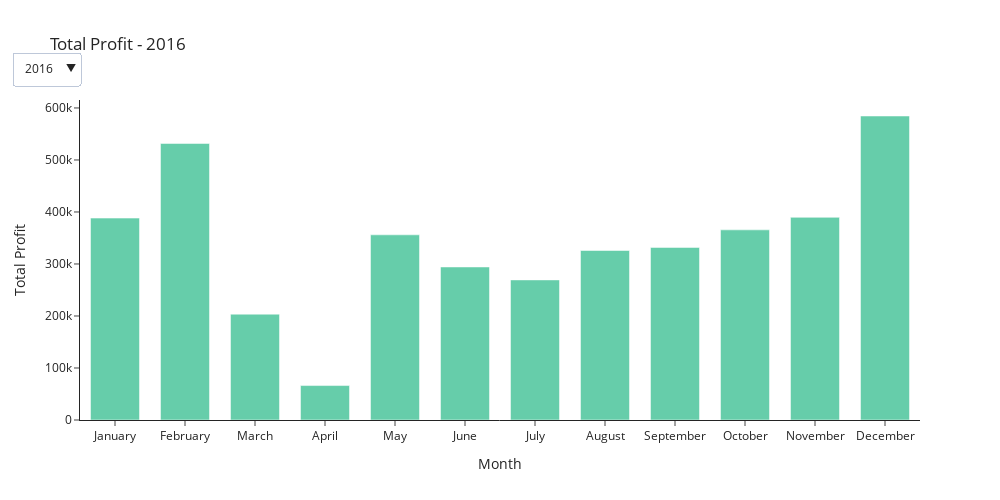

Notebook cell for this chart:
### Markdown cell above
#### Total Profit Sales by Month and Year

### Code cell
# Sort Month value
month_dict = {
    'January': 1, 'February': 2, 'March': 3, 'April': 4, 'May': 5, 'June': 6,
    'July': 7, 'August': 8, 'September': 9, 'October': 10, 'November': 11, 'December': 12
}

# Get years value
years = sales_data['Order_Year'].unique()

# Tạo traces cho từng năm (ẩn đi, chỉ hiện trace ban đầu)
traces = []
for year in years:
    sales_data_a_year = sales_data[sales_data['Order_Year'] == year]
    sales_data_a_year.sort_values('Order_Month' , key = lambda x : x.apply(lambda y : month_dict[y]) , inplace = True)

    traces.append(go.Bar(
        x=sales_data_a_year['Order_Month'],
        y=sales_data_a_year['Profit'],
        name=f"Total Profit ({year})",
        marker_color='mediumaquamarine',
        visible=(year == years[0]),  # chỉ hiện năm đầu
        yaxis='y1'
    ))

# Tạo buttons lọc theo năm
buttons = []
for i, year in enumerate(years):
    visibility = [False] * len(traces)
    visibility[i] = True     # bar
    
    buttons.append(dict(
        label=str(year),
        method='update',
        args=[{'visible': visibility},
              {'title': f'Total Profit - {year}'}]
    ))

# Layout và menu
layout = go.Layout(
    title=f"Total Profit - {years[0]}",
    xaxis=dict(title='Month'),
    yaxis=dict(title='Total Profit', side='left'),
    bargap=0.3,
    template='simple_white',
    updatemenus=[dict(
        active=0,
        buttons=buttons,
        direction='down',
        x=0.0,
        y=1.15,
        showactive=True
    )]
)

# Tạo figure
fig = go.Figure(data=traces, layout=layout)
fig.update_layout(width=1000, height=500)
fig.show()

### Figure 1 — Plotly figure (JSON) as saved in the notebook; plotly's stock layout.template omitted (floating-point values rounded to 4 significant figures)
{"data": [{"marker": {"color": "mediumaquamarine"}, "name": "Total Profit (2016)", "type": "bar", "visible": true, "x": ["January", "February", "March", "April", "May", "June", "July", "August", "September", "October", "November", "December"], "y": [388300.0, 531700.0, 203500.0, 66230.0, 356000.0, 294300.0, 269400.0, 325900.0, 331900.0, 365600.0, 389700.0, 584500.0], "yaxis": "y"}, {"marker": {"color": "mediumaquamarine"}, "name": "Total Profit (2017)", "type": "bar", "visible": false, "x": ["January", "February", "March", "April", "May", "June", "July", "August", "September", "October", "November", "December"], "y": [391700.0, 435700.0, 194800.0, 35060.0, 366200.0, 366300.0, 299500.0, 349600.0, 400000.0, 363400.0, 378900.0, 755700.0], "yaxis": "y"}, {"marker": {"color": "mediumaquamarine"}, "name": "Total Profit (2018)", "type": "bar", "visible": false, "x": ["January", "February", "March", "April", "May", "June", "July", "August", "September", "October", "November", "December"], "y": [530200.0, 792300.0, 257900.0, 40830.0, 626100.0, 567600.0, 559500.0, 598700.0, 686300.0, 726900.0, 875000.0, 1204000.0], "yaxis": "y"}, {"marker": {"color": "mediumaquamarine"}, "name": "Total Profit (2019)", "type": "bar", "visible": false, "x": ["January", "February", "March", "April", "May", "June", "July", "August", "September", "October", "November", "December"], "y": [1137000.0, 1238000.0, 496100.0, 88470.0, 933500.0, 833100.0, 821900.0, 877200.0, 906600.0, 915800.0, 1015000.0, 1436000.0], "yaxis": "y"}, {"marker": {"color": "mediumaquamarine"}, "name": "Total Profit (2020)", "type": "bar", "visible": false, "x": ["January", "February", "March", "April", "May", "June", "July", "August", "September", "October", "November", "December"], "y": [1209000.0, 1311000.0, 396200.0, 128000.0, 514000.0, 443400.0, 302300.0, 245200.0, 222300.0, 141100.0, 149700.0, 384700.0], "yaxis": "y"}, {"marker": {"color": "mediumaquamarine"}, "name": "Total Profit (2021)", "type": "bar", "visible": false, "x": ["January", "February"], "y": [300500.0, 308000.0], "yaxis": "y"}], "layout": {"bargap": 0.3, "height": 500, "title": {"text": "Total Profit - 2016"}, "updatemenus": [{"active": 0, "buttons": [{"args": [{"visible": [true, false, false, false, false, false]}, {"title": "Total Profit - 2016"}], "label": "2016", "method": "update"}, {"args": [{"visible": [false, true, false, false, false, false]}, {"title": "Total Profit - 2017"}], "label": "2017", "method": "update"}, {"args": [{"visible": [false, false, true, false, false, false]}, {"title": "Total Profit - 2018"}], "label": "2018", "method": "update"}, {"args": [{"visible": [false, false, false, true, false, false]}, {"title": "Total Profit - 2019"}], "label": "2019", "method": "update"}, {"args": [{"visible": [false, false, false, false, true, false]}, {"title": "Total Profit - 2020"}], "label": "2020", "method": "update"}, {"args": [{"visible": [false, false, false, false, false, true]}, {"title": "Total Profit - 2021"}], "label": "2021", "method": "update"}], "direction": "down", "showactive": true, "x": 0, "y": 1.15}], "width": 1000, "xaxis": {"title": {"text": "Month"}}, "yaxis": {"side": "left", "title": {"text": "Total Profit"}}}}
